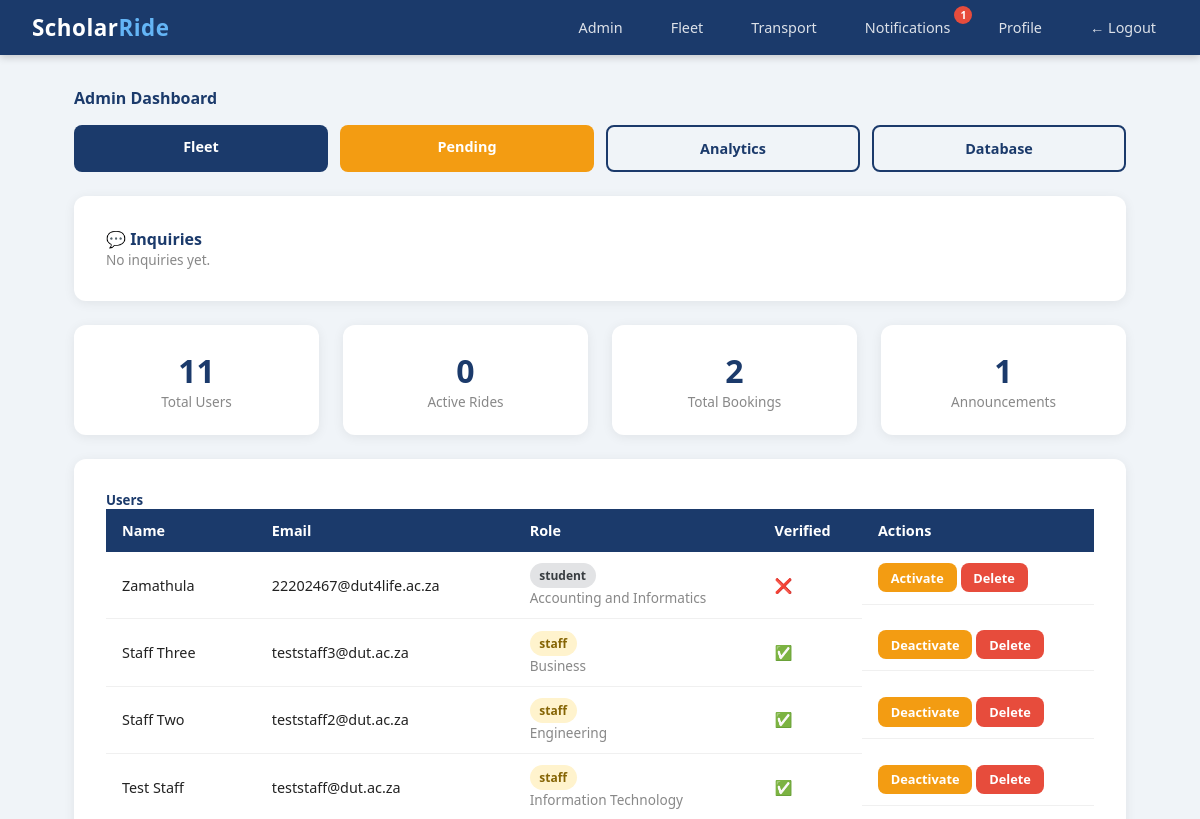
Page /admin (signed in, upper part) on the earlier database version.
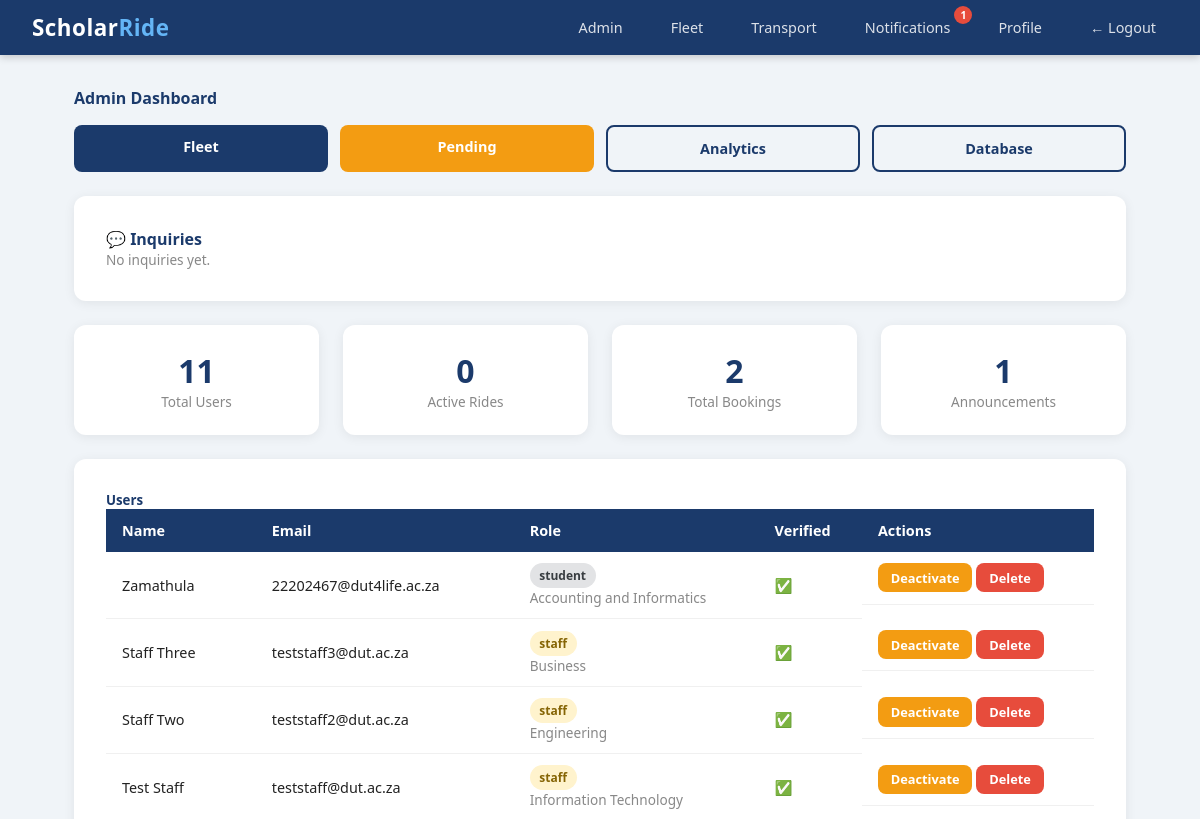
Same page on the later database version.
### scholar_ride/models.py (models this page shows)
class User(db.Model, UserMixin):
    id = db.Column(db.Integer, primary_key=True)
    student_number = db.Column(db.String(20), unique=True, nullable=True)
    staff_number = db.Column(db.String(20), unique=True, nullable=True)
    full_name = db.Column(db.String(100), nullable=False)
    email = db.Column(db.String(120), unique=True, nullable=False)
    phone = db.Column(db.String(20), nullable=False)
    password_hash = db.Column(db.String(128), nullable=False)
    role = db.Column(db.String(20), default='student')
    department = db.Column(db.String(100), nullable=True)
    verified = db.Column(db.Boolean, default=False)
    approval_status = db.Column(db.String(20), default='pending')
    otp = db.Column(db.String(6), nullable=True)
    created_at = db.Column(db.DateTime, default=datetime.utcnow)
    driver_code = db.Column(db.String(20), nullable=True)
    rides = db.relationship('Ride', backref='driver', lazy=True)
    bookings = db.relationship('Booking', backref='student', lazy=True)
    session_token = db.Column(db.String(100), nullable=True)

### scholar_ride/routes/admin.py (the view)
@admin.route('/admin')
@login_required
@admin_required
def dashboard():
    users = User.query.order_by(User.created_at.desc()).all()
    announcements = Announcement.query.order_by(Announcement.created_at.desc()).all()
    all_rides = Ride.query.order_by(Ride.created_at.desc()).all()
    disputes = Dispute.query.order_by(Dispute.created_at.desc()).all()
    total_users = User.query.count()
    active_rides = Ride.query.filter_by(status='active').count()
    total_bookings = Booking.query.count()
    total_announcements = Announcement.query.count()
    pending_count = User.query.filter_by(approval_status='pending').count()
    inquiries =Inquiry.query.order_by(Inquiry.created_at.desc()).all()
    return render_template('admin/dashboard.html',
                           users=users,
                           announcements=announcements,
                           all_rides=all_rides,
                           disputes=disputes,
                           total_users=total_users,
                           active_rides=active_rides,
                           total_bookings=total_bookings,
                           total_announcements=total_announcements,
                           pending_count=pending_count,
                           inquiries=inquiries
                           )

### scholar_ride/models.py (called while the page is built)
@login_manager.user_loader
def load_user(user_id):
    return User.query.get(int(user_id))

### scholar_ride/routes/admin.py (called while the page is built)
def admin_required(f):
    from functools import wraps
    @wraps(f)
    def decorated(*args, **kwargs):
        if not current_user.is_authenticated or current_user.role != 'admin':
            flash('Admin access required.', 'danger')
            return redirect('/rides')
        return f(*args, **kwargs)
    return decorated

### scholar_ride/templates/admin/dashboard.html (shortened to what the changed rows need)
{% extends "base.html" %}
{% block content %}
<div class="card p-3 mb-4" style="margin-top: 1.5rem;">
    <div style="overflow-x:auto;">
        <table>
            <thead>
                <tr>
                    <th>Name</th>
                    <th>Email</th>
                    <th>Role</th>
                    <th>Verified</th>
                    <th>Actions</th>
                </tr>
            </thead>
            <tbody>
                {% for user in users %}
                <tr>
                    <td>{{ user.full_name }}</td>
                    <td>{{ user.email }}</td>
                    <td>
                        <span class="badge
                            {% if user.role == 'admin' %}badge-danger
                            {% elif user.role == 'driver' %}badge-primary
                            {% elif user.role == 'staff' %}badge-warning
                            {% else %}badge-secondary{% endif %}">
                            {{ user.role }}
                        </span>
                        {% if user.department %}
                        <br><small class="text-muted">{{ user.department }}</small>
                        {% endif %}
                    </td>
                    <td>{% if user.verified %}✅{% else %}❌{% endif %}</td>
                    <td style="display:flex; gap:4px;">
                        <a href="/admin/users/{{ user.id }}/toggle"
                           class="btn btn-sm btn-warning">
                            {% if user.verified %}Deactivate{% else %}Activate{% endif %}
                        </a>
                        {% if user.id != current_user.id %}
                        <a href="/admin/users/{{ user.id }}/delete"
                           class="btn btn-sm btn-danger"
                           onclick="return confirm('Delete {{ user.full_name }}?')">
                            Delete
                        </a>
                        {% endif %}
                    </td>
                </tr>
                {% endfor %}
            </tbody>
        </table>
    </div>
</div>
{% endblock %}

Differences in the rows shown:
changed User "Zamathula": verified "❌ Activate" → "✅ Deactivate"
